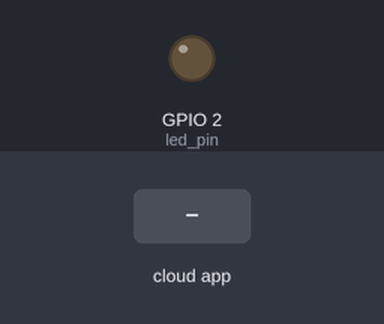
Bench run of a sketch on a simulated ESP8266 (NodeMCU). On the bench: output pins drawn as LEDs (lit = HIGH). The test bench sets the inputs (shaded band). WiFi joins after 1.5 s; servers stay silent unless stated; no MQTT or app messages arrive unless stated; what the sketch prints to the serial monitor is not drawn.

Above: at 2.7 s.
2.8 s: the phone or cloud app sets Led to OFF
At 3.6 s:
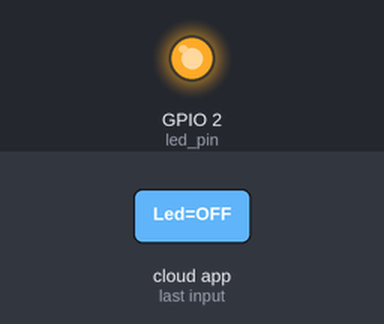
4.3 s: the phone or cloud app sets Led to ON
At 5.0 s:
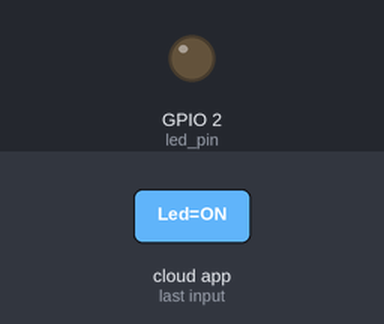
Timing chart, 0 to 7.3 s (numbered marks = the images above; inputs shaded):
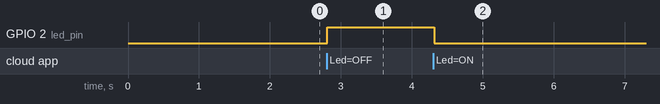

Measured:
- after the input at 2.8 s, GPIO 2 (led_pin): LOW → HIGH at once
- after the input at 4.3 s, GPIO 2 (led_pin): HIGH → LOW at once

The sketch:

led_controller.ino
```cpp
// Libraries
#include <ESP8266WiFi.h>
#include "Adafruit_MQTT.h"
#include "Adafruit_MQTT_Client.h"


// WiFi parameters
#define WLAN_SSID       "your_wifi_ssid"
#define WLAN_PASS       "wifi_password"

// Adafruit IO
#define AIO_SERVER      "io.adafruit.com"
#define AIO_SERVERPORT  1883
#define AIO_USERNAME    "your_adafruit_username"
#define AIO_KEY         "your_adafruit_io_key"  // Obtained from account info on io.adafruit.com

// Lamp pin
const int led_pin = 2;

WiFiClient client;

// Setup the MQTT client class by passing in the WiFi client and MQTT server and login details.
Adafruit_MQTT_Client mqtt(&client, AIO_SERVER, AIO_SERVERPORT, AIO_USERNAME, AIO_KEY);

/****************************** Feeds ***************************************/

// Setup a feed called 'lamp' for subscribing to changes.
// Notice MQTT paths for AIO follow the form: <username>/feeds/<feedname>
Adafruit_MQTT_Subscribe Led = Adafruit_MQTT_Subscribe(&mqtt, AIO_USERNAME "/feeds/Led");

unsigned long currentMillis = 0;
int interval = 20000;

/*************************** Sketch Code ************************************/

void setup() {

  // Set lamp pin to output
  pinMode(led_pin, OUTPUT);

  Serial.begin(115200);
  Serial.println(F("Adafruit IO Example"));

  // Connect to WiFi access point.
  Serial.println(); Serial.println();
  delay(10);
  Serial.print(F("Connecting to "));
  Serial.println(WLAN_SSID);

  WiFi.begin(WLAN_SSID, WLAN_PASS);
  while (WiFi.status() != WL_CONNECTED) {
    delay(500);
    Serial.print(F("."));
  }
  Serial.println();

  Serial.println(F("WiFi connected"));
  Serial.println(F("IP address: "));
  Serial.println(WiFi.localIP());

  // listen for events on the lamp feed
  mqtt.subscribe(&Led);

  // connect to adafruit io
  connect();

}

void loop() {

  Adafruit_MQTT_Subscribe *subscription;

  // ping adafruit io a few times to make sure we remain connected
  if(! mqtt.ping(3)) {
    // reconnect to adafruit io
    if(! mqtt.connected())
      connect();
  }

  // this is our 'wait for incoming subscription packets' busy subloop
  while (subscription = mqtt.readSubscription(1000)) {

    // we only care about the lamp events
    if (subscription == &Led) {

      // convert mqtt ascii payload to int
      char *value = (char *)Led.lastread;
      Serial.print(F("Received: "));
      Serial.println(value);

      // Apply message to lamp
      String message = String(value);
      message.trim();
      if (message == "ON") {digitalWrite(led_pin, LOW);}
      if (message == "OFF") {digitalWrite(led_pin, HIGH);}

    }


  }


}

// connect to adafruit io via MQTT
void connect() {

  Serial.print(F("Connecting to Adafruit IO... "));

  int8_t ret;

  while ((ret = mqtt.connect()) != 0) {

    switch (ret) {
      case 1: Serial.println(F("Wrong protocol")); break;
      case 2: Serial.println(F("ID rejected")); break;
      case 3: Serial.println(F("Server unavail")); break;
      case 4: Serial.println(F("Bad user/pass")); break;
      case 5: Serial.println(F("Not authed")); break;
      case 6: Serial.println(F("Failed to subscribe")); break;
      default: Serial.println(F("Connection failed")); break;
    }

    if(ret >= 0)
      mqtt.disconnect();

    Serial.println(F("Retrying connection..."));
    delay(5000);

  }

  Serial.println(F("Adafruit IO Connected!"));

}
```
